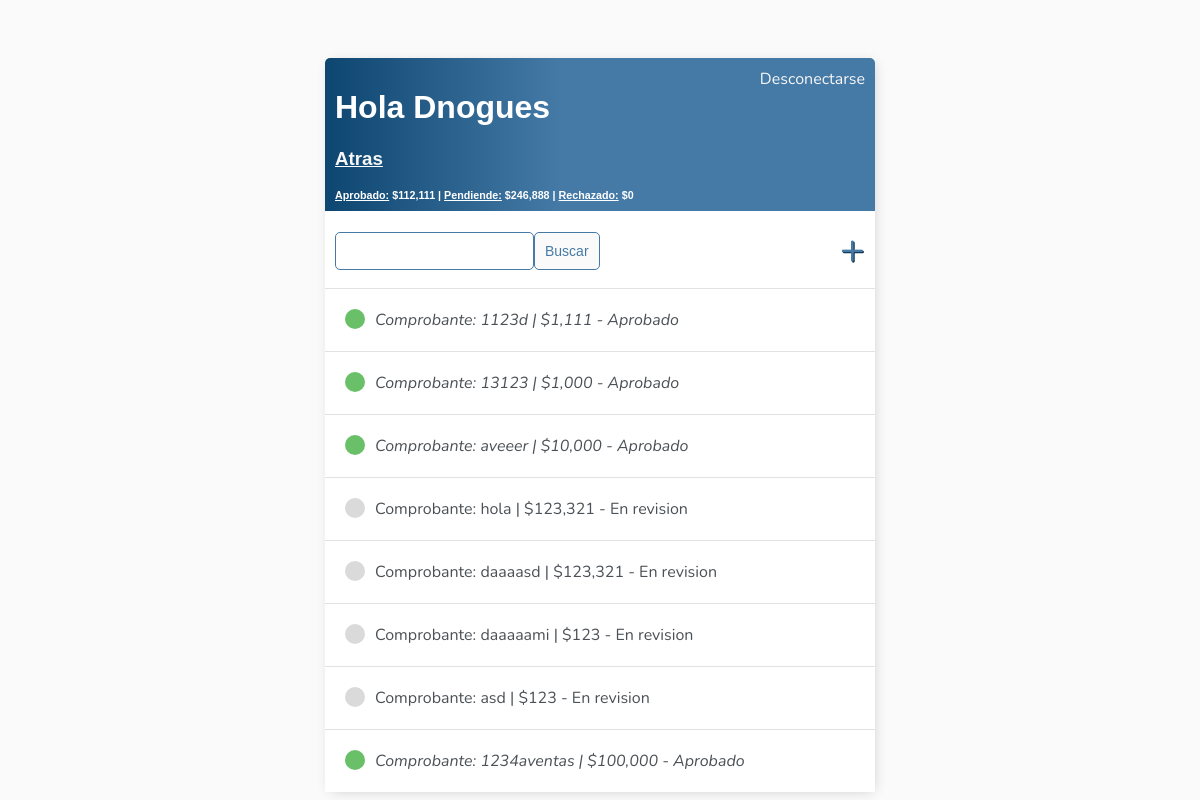
The app's page /pagos/preventas/1 (signed in), older data.
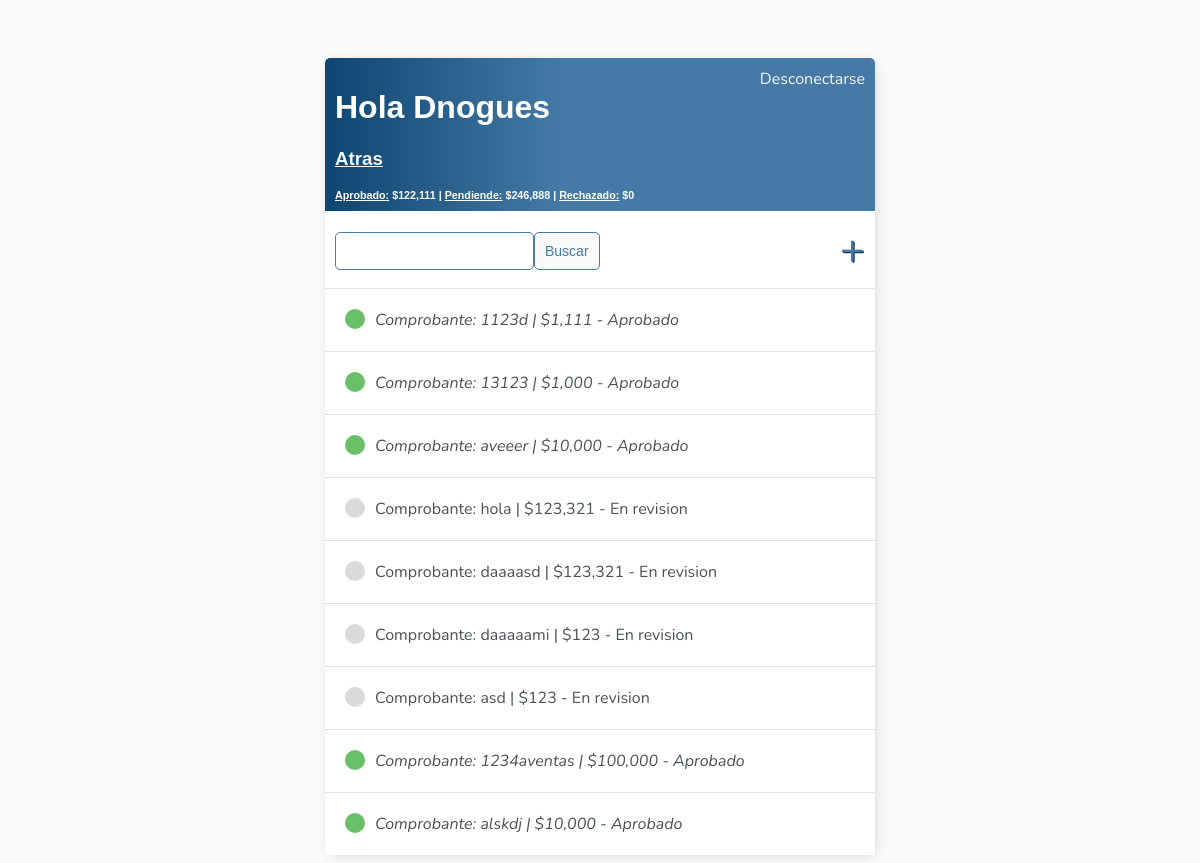
The same page, newer data.
### pagos/models.py (models this page shows, shortened)
class Pago(models.Model):
    preventa = models.ForeignKey(Preventa, on_delete=models.CASCADE, blank=True, null=True)
    usuario = models.CharField(max_length=30, blank=True, null=True)
    fecha_deposito =models.DateField()
    choices = [('SICE Debito','SICE Debito'),('SICE Cheque','SICE Cheque'),('SICE Efectivo','SICE Efectivo'),('Efectivo','Efectivo'),('Transferencia','Transferencia'),('Cheque','Cheque')]
    tipo_deposito = models.CharField(choices=choices, max_length=30)
    choices = [('Frances','Frances'),('Provincia','Provincia'),('Santander','Santander')]
    banco_destino = models.CharField(choices=choices, max_length=30)
    choices = [('Recaudadora Frances','Recaudadora Frances'),('VW Credit 3046','VW Credit 3046'),('Espasa','Espasa')]
    cuenta = models.CharField(choices=choices, max_length=30)
    numero_comprobante = models.CharField(max_length=50,unique=True)
    depositante_cuit = models.IntegerField(verbose_name='Datos Depositante',blank=True,null=True)
    monto = models.IntegerField()
    comprobante = models.ImageField(upload_to=save_path)
    motivo_rechazo = models.TextField(null=True,blank=True, max_length=1000)
    choices = [('1Pendiente','Pendiente'),('2Aprobado','Aprobado'),('3Rechazado','Rechazado')]
    administracion = models.CharField(choices=choices, max_length=30, blank=True,default='1Pendiente')
    carga_crm = models.BooleanField(default=False)
    choices = [('1Pendiente','Pendiente'),('2Aprobado','Aprobado'),('3Rechazado','Rechazado')]
    estado = models.CharField(choices=choices, max_length=30, blank=True,default='1Pendiente')
    fecha_carga = models.DateTimeField(auto_now_add=True, blank=True, null=True)
    fecha_aprobado = models.DateTimeField(blank=True, null=True)
    acreditado = models.BooleanField(default=False)
    class Meta:
        verbose_name = 'pago'
        verbose_name_plural = 'pagos'

### pagos/views.py (the view)
# urls.py: path('preventas/<int:pk>', views.ListaPagosPreventa.as_view(),name='lista-pagos-preventa'),
class ListaPagosPreventa(LoginRequiredMixin, ListView):
    model = Pago
    template_name = 'pagos/pago_list.html'
    context_object_name = "pagos"
    def get_queryset(self):
        return Pago.objects.filter(preventa_id=self.kwargs['pk']).all()
    def get_context_data(self, **kwargs):
        context = super().get_context_data(**kwargs)
        context['pagos']= Pago.objects.filter(preventa_id=self.kwargs['pk'])
        context['monto_aprobado']= context['pagos'].filter(estado='2Aprobado').aggregate(Sum('monto'))['monto__sum']
        context['monto_pendiente']= context['pagos'].filter(estado='1Pendiente').aggregate(Sum('monto'))['monto__sum']
        context['monto_rechazado']= context['pagos'].filter(estado='3Rechazado').aggregate(Sum('monto'))['monto__sum']
        search = self.request.GET.get('search-area') or ''
        context['pagos'] = context['pagos'].filter(numero_comprobante__icontains=search)
        return context

### pagos/templates/pagos/pago_list.html
{% extends 'tareas/base.html' %}
{% block content %}
{% load humanize %}
<div class="header-bar">
    <div>
        <div >
            <h1>Hola {{request.user|title}}</h1>
            <u><a href="{% url 'pagos_preventa' %}"><h3 style="margin-right: 20px; display: flex;">Atras</h3></a></u>
            <h6 style="margin:0"><u>Aprobado:</u> ${{monto_aprobado|default:"0"|intcomma:2}} | <u>Pendiende:</u> ${{monto_pendiente|default:"0"|intcomma:2}} | <u>Rechazado:</u> ${{monto_rechazado|default:"0"|intcomma:2}}</h6>
        </div>
    </div>
    {% if request.user.is_authenticated %}
    <a href="{% url 'logout' %}">Desconectarse</a>
    {% else %}
    <a href="{% url 'login' %}">Conectarse</a>
    {% endif %}
</div>
<div id="search-add-wraper">
    <form method="GET" style="margin-top: 3px; display:flex;">
        <input type="text" name="search-area" value="{{search_input}}">
        <input class= 'button' type="submit" value="Buscar">
    </form>
    <a id="add-link" href="{% url 'crear-pago' %}">&#x2b;</a>
</div>
<div class="task-items-wraper">
    {% for pago in pagos %}
        <div class="task-wraper">
            {% if pago.estado == '2Aprobado' %}
                <div class="task-title">
                    <div class="task-complete-icon"></div>
                    <i><a href="{% url 'actualizar-pago' pk=pago.id %}">Comprobante: {{pago.numero_comprobante}} | ${{pago.monto|intcomma:2}} - Aprobado</a></i>
                </div>
            {% elif pago.estado == '3Rechazado' %}
                <div class="task-title">
                    <div class="task-rejected-icon"></div>
                    <s><a href="{% url 'actualizar-pago' pk=pago.id %}">Comprobante: {{pago.numero_comprobante}}</s> | ${{pago.monto|intcomma:2}} - Rechazado</a>
                </div>
            {% else %}
                <div class="task-title">
                    <div class="task-incomplete-icon"></div>
                    <a href="{% url 'actualizar-pago' pk=pago.id %}">Comprobante: {{pago.numero_comprobante}} | ${{pago.monto|intcomma:2}} - En revision</a>
                </div>
            {% endif %}
        </div>
    {% empty %}
    <h3>No hay pagos Registrados</h3>
    {% endfor %}
</div>
{% endblock content%}

Row changes from the older to the newer data that the page shows:
added Pago: numero_comprobante "alskdj", monto "10,000"
Text that changed along with them:
{{ monto_aprobado|default:"0"|intcomma:2 }}: "112,111" → "122,111"
